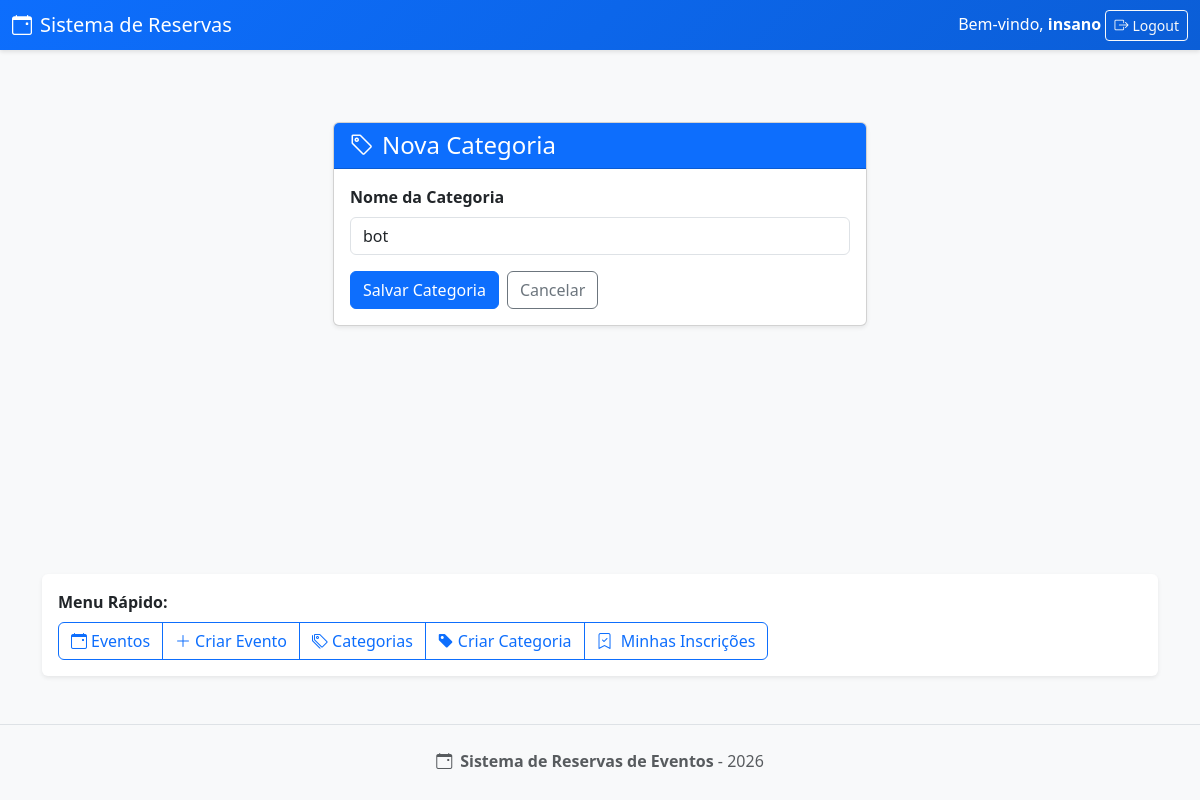
The app's page /sistemareservas/categorias/2/editar/ (signed in), older data.
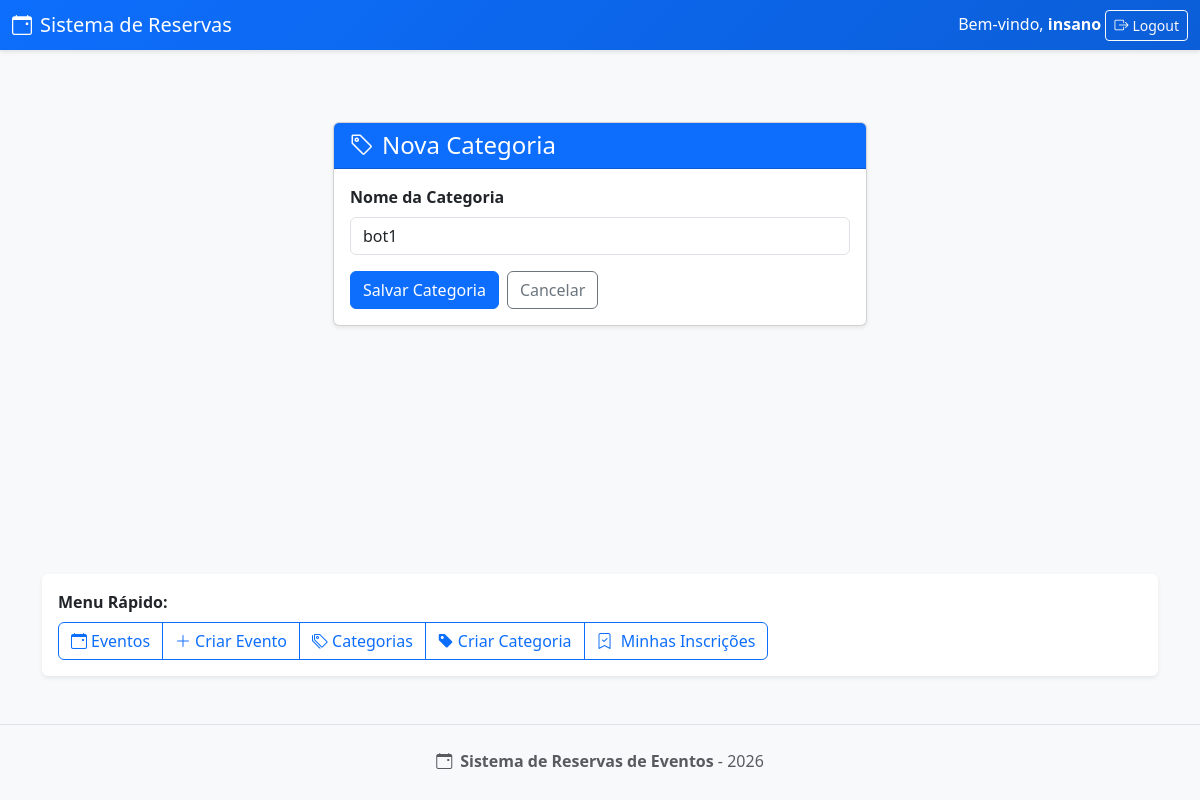
The same page, newer data.
### sistemareservas/models.py (models this page shows, shortened)
class CategoriaEvento(models.Model):
    nome = models.CharField(max_length=100, unique=True)

### sistemareservas/views.py (the view)
# urls.py: path('categorias/<int:pk>/editar/', views.categoria_update, name='categoria_update'),
@permission_required('sistemareservas.change_categoriaevento', login_url=URL_NEGADO)
def categoria_update(request, pk):
    categoria = get_object_or_404(CategoriaEvento, pk=pk)
    if request.method == 'POST':
        form = CategoriaEventoForm(request.POST, instance=categoria)
        if form.is_valid():
            form.save()
            messages.success(request, 'Categoria atualizada com sucesso.')
            return redirect('categoria_list')
    else:
        form = CategoriaEventoForm(instance=categoria)
    return render(request, 'sistemareservas/categoria_form.html', {'form': form})

### sistemareservas/forms.py
class CategoriaEventoForm(forms.ModelForm):
    nome = forms.CharField(
        max_length=100,
        widget=forms.TextInput(attrs={'class': 'form-control'})
    )
    class Meta:
        model = CategoriaEvento
        fields = ['nome']

### sistemareservas/templates/sistemareservas/categoria_form.html (shortened to what this page needs)
{% extends 'sistemareservas/base.html' %}
{% block content %}
<div class="container py-5">
    <div class="row justify-content-center">
        <div class="col-md-6">
            <div class="card shadow-sm">
                <div class="card-header bg-primary text-white">
                    <h4 class="mb-0"><i class="bi bi-tag me-2"></i>Nova Categoria</h4>
                </div>
                <div class="card-body">
                    <form method="post" novalidate>
                        <div class="mb-3">
                            <label for="{{ form.nome.id_for_label }}" class="form-label">Nome da Categoria</label>
                            {{ form.nome }}
                        </div>
                        <div class="d-flex gap-2">
                            <button type="submit" class="btn btn-primary">Salvar Categoria</button>
                            <a href="{% url 'evento_list' %}" class="btn btn-outline-secondary">Cancelar</a>
                        </div>
                    </form>
                </div>
            </div>
        </div>
    </div>
</div>
{% endblock %}

Row changes from the older to the newer data that the page shows:
changed CategoriaEvento: nome "bot" → "bot1"
